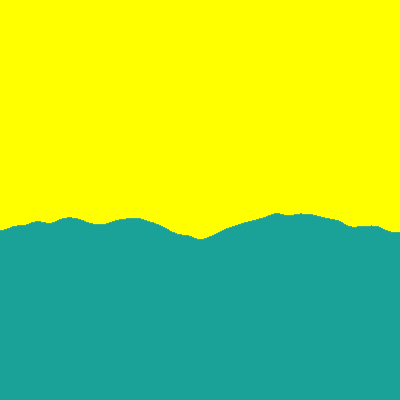
Frame 1 (no input)
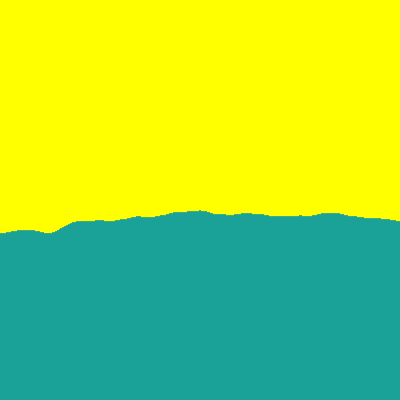
Frame 60 (the mouse pressed at the canvas centre just before this capture)
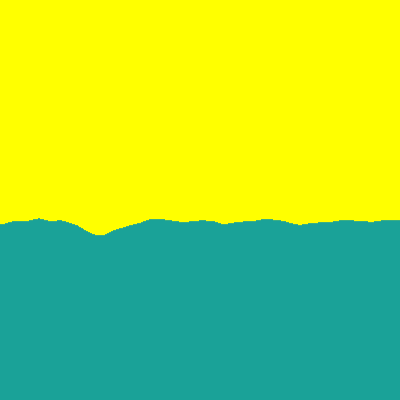
Frame 120 (the mouse held since frame 60 and released just before this capture)

The Processing sketch that drew these frames (run headless with seeded random() and noise(); from frame 60 on, the mouse is pressed at the canvas centre):

// Processing sketch: waterLikeMotionWithNoise
// ── waterLikeMotionWithNoise.pde
void setup() {
  size(400, 400);
  
  stroke(#1AA298);
}

float time = 0;

void draw() {
  background(255, 255, 0);
  float x = 0;
  
  while (x < width) {
    line(x, 200 + 50 * noise(x/100, time), x, height);
    x++;
  }

  time += 0.02;
}
